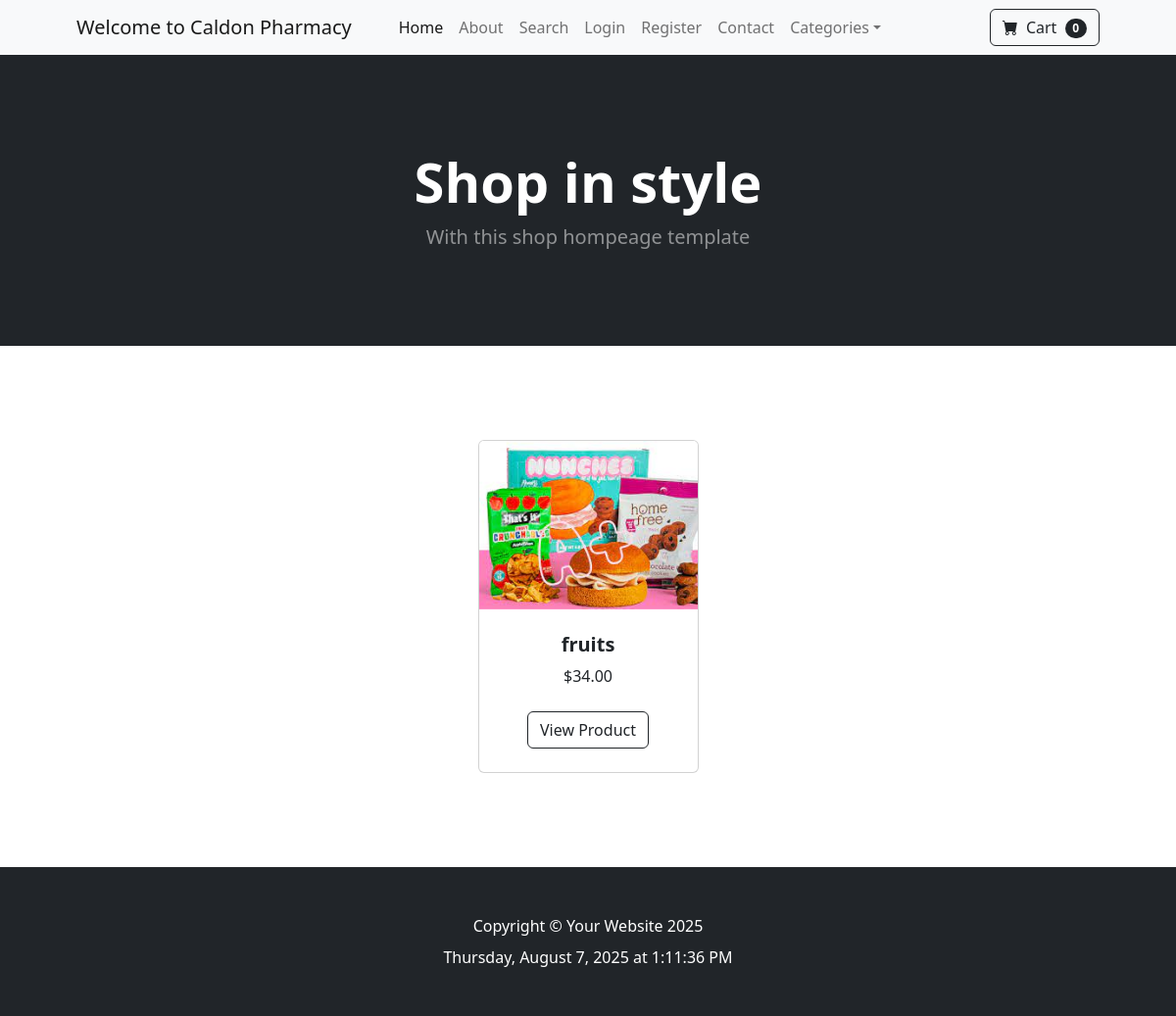
The page /category/tinashe/ on the database its author committed.
### main/models.py (models this page shows, shortened)
class Product(models.Model):
    name = models.CharField(max_length=100)
    price = models.DecimalField(default=0, decimal_places=2, max_digits=6)
    category = models.ForeignKey(Category, on_delete=models.CASCADE, default=1)
    description = models.CharField(
        max_length=250, default='', blank=True, null=True)
    image = models.ImageField(upload_to='uploads/product/')
    is_sale = models.BooleanField(default=False)
    sale_price = models.DecimalField(default=0, decimal_places=2, max_digits=6)

### main/views.py (the view)
# urls.py: path('category/<slug:slug>/', views.category_view, name='category'),
def category_view(request, slug):
    try:
        category = Category.objects.get(slug=slug)
        products = Product.objects.filter(category=category)
        return render(request, 'category.html', {
            'products': products,
            'categories': Category.objects.all(),
        })
    except Category.DoesNotExist:
        messages.error(request, "That category doesn't exist.")
        return redirect('home')

### cart/cart.py (called while the page is built)
    def __len__(self):
        return sum(self.cart.values())

### cart/context.py (called while the page is built)
def cart(request):
    return {'cart': Cart(request)}

### main/templates/category.html
{%extends 'base.html'%}
{% block content%}
<header class="bg-dark py-5">
    <div class="container px-4 px-lg-5 my-5">
        <div class="text-center text-white">
            <h1 class="display-4 fw-bolder">Shop in style</h1>
            <p class="lead fw-normal text-white-50 mb-0">With this shop hompeage template</p>
        </div>
    </div>
</header>
<section class="py-5">
    <div class="container px-4 px-lg-5 mt-5">
        <div class="row gx-4 gx-lg-5 row-cols-2 row-cols-md-3 row-cols-xl-4 justify-content-center">
            {% for product in products %}
            {% if product.is_sale%}
            <div class="col mb-5">
                <div class="card h-100">
                    <div class="badge bg-dark text-white
                        position-absolute" style="top: 0.5rem; right: 0.5rem">Sale
                    </div>
                    <img class="card-img-top" src="{{product.image.url}}" alt="..." />
                    <div class="card-body p-4">
                        <div class="text-center">
                            <h5 class="fw-bolder">{{product.name}}</h5>
                            <div class="d-flex justify-content-center small text-warning mb-2">
                                <div class="bi-star-fill"></div>
                                <div class="bi-star-fill"></div>
                                <div class="bi-star-fill"></div>
                                <div class="bi-star-fill"></div>
                                <div class="bi-star-fill"></div>
                            </div>
                            <strike>${{product.price}}</strike><br />
                            ${{product.sale_price}}
                        </div>
                    </div>
                    <div class="card-footer p-4 pt-0 border-top-0 bg-transparent">
                        <div class="text-center"><a class="btn btn-outline-dark mt-auto"
                                href="{% url 'product' product.id%}">View product</a>
                        </div>
                    </div>
                </div>
            </div>
            {%else%}
            <div class="col mb-5">
                <div class="card h-100">
                    <img class="card-img-top" src="{{product.image.url}}" alt="..." />
                    <div class="card-body p-4">
                        <div class="text-center">
                            <h5 class="fw-bolder">{{product.name}}</h5>
                            ${{product.price}}
                        </div>
                    </div>
                    <div class="card-footer p-4 pt-0 border-top-0 bg-transparent">
                        <div class="text-center"><a class="btn btn-outline-dark mt-auto"
                                href="{%url 'product' product.id %}">View Product</a>
                        </div>
                    </div>
                </div>
            </div>
            {%endif%}
            {% endfor %}
        </div>
</section>
{%endblock%}

### rows shown on the page
Product: image (picture), name "fruits", price "34.00"

### other values the page prints
{{ cart|length }} "0"
